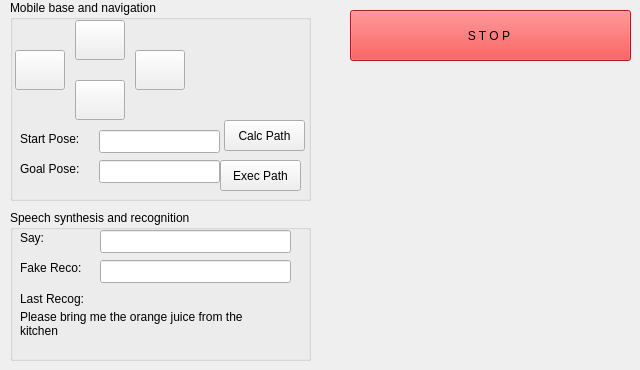
    <widget class="QWidget" name="tabGeneral">
     <attribute name="title">
      <string>General</string>
     </attribute>
     <widget class="QGroupBox" name="gbNavig">
      <property name="geometry">
       <rect>
        <x>10</x>
        <y>0</y>
        <width>301</width>
        <height>201</height>
       </rect>
      </property>
      <property name="styleSheet">
       <string notr="true"/>
      </property>
      <property name="title">
       <string>Mobile base and navigation</string>
      </property>
      <widget class="QPushButton" name="navBtnExecPath">
       <property name="geometry">
        <rect>
         <x>210</x>
         <y>160</y>
         <width>81</width>
         <height>31</height>
        </rect>
       </property>
       <property name="text">
        <string>Exec Path</string>
       </property>
      </widget>
      <widget class="QLineEdit" name="navTxtStartPose">
       <property name="geometry">
        <rect>
         <x>89</x>
         <y>130</y>
         <width>121</width>
         <height>23</height>
        </rect>
       </property>
      </widget>
      <widget class="QLineEdit" name="navTxtGoalPose">
       <property name="geometry">
        <rect>
         <x>89</x>
         <y>160</y>
         <width>121</width>
         <height>23</height>
        </rect>
       </property>
      </widget>
      <widget class="QLabel" name="navLblStartPose">
       <property name="geometry">
        <rect>
         <x>10</x>
         <y>130</y>
         <width>81</width>
         <height>17</height>
        </rect>
       </property>
       <property name="text">
        <string>Start Pose:</string>
       </property>
      </widget>
      <widget class="QPushButton" name="navBtnCalcPath">
       <property name="geometry">
        <rect>
         <x>214</x>
         <y>120</y>
         <width>81</width>
         <height>31</height>
        </rect>
       </property>
       <property name="text">
        <string>Calc Path</string>
       </property>
      </widget>
      <widget class="QLabel" name="navLblGoalPose">
       <property name="geometry">
        <rect>
         <x>10</x>
         <y>160</y>
         <width>81</width>
         <height>17</height>
        </rect>
       </property>
       <property name="text">
        <string>Goal Pose:</string>
       </property>
      </widget>
      <widget class="QPushButton" name="btnTurnRight">
       <property name="geometry">
        <rect>
         <x>125</x>
         <y>50</y>
         <width>50</width>
         <height>40</height>
        </rect>
       </property>
       <property name="text">
        <string/>
       </property>
       <property name="iconSize">
        <size>
         <width>32</width>
         <height>32</height>
        </size>
       </property>
      </widget>
      <widget class="QPushButton" name="btnFwd">
       <property name="geometry">
        <rect>
         <x>65</x>
         <y>20</y>
         <width>50</width>
         <height>40</height>
        </rect>
       </property>
       <property name="text">
        <string/>
       </property>
       <property name="iconSize">
        <size>
         <width>32</width>
         <height>32</height>
        </size>
       </property>
      </widget>
      <widget class="QPushButton" name="btnTurnLeft">
       <property name="geometry">
        <rect>
         <x>5</x>
         <y>50</y>
         <width>50</width>
         <height>40</height>
        </rect>
       </property>
       <property name="text">
        <string/>
       </property>
       <property name="iconSize">
        <size>
         <width>32</width>
         <height>32</height>
        </size>
       </property>
      </widget>
      <widget class="QPushButton" name="btnBwd">
       <property name="geometry">
        <rect>
         <x>65</x>
         <y>80</y>
         <width>50</width>
         <height>40</height>
        </rect>
       </property>
       <property name="text">
        <string/>
       </property>
       <property name="iconSize">
        <size>
         <width>32</width>
         <height>32</height>
        </size>
       </property>
      </widget>
     </widget>
     <widget class="QGroupBox" name="gbSpeech">
      <property name="geometry">
       <rect>
        <x>10</x>
        <y>210</y>
        <width>301</width>
        <height>151</height>
       </rect>
      </property>
      <property name="title">
       <string>Speech synthesis and recognition</string>
      </property>
      <widget class="QLineEdit" name="spgTxtSay">
       <property name="geometry">
        <rect>
         <x>90</x>
         <y>20</y>
         <width>191</width>
         <height>23</height>
        </rect>
       </property>
      </widget>
      <widget class="QLabel" name="spgLabel">
       <property name="geometry">
        <rect>
         <x>10</x>
         <y>20</y>
         <width>31</width>
         <height>16</height>
        </rect>
       </property>
       <property name="text">
        <string>Say:</string>
       </property>
      </widget>
      <widget class="QLabel" name="sprLabel">
       <property name="geometry">
        <rect>
         <x>10</x>
         <y>50</y>
         <width>71</width>
         <height>16</height>
        </rect>
       </property>
       <property name="text">
        <string>Fake Reco:</string>
       </property>
      </widget>
      <widget class="QLineEdit" name="sprTxtFakeRecog">
       <property name="geometry">
        <rect>
         <x>90</x>
         <y>50</y>
         <width>191</width>
         <height>23</height>
        </rect>
       </property>
      </widget>
      <widget class="QLabel" name="laLblAngles6_5">
       <property name="geometry">
        <rect>
         <x>10</x>
         <y>80</y>
         <width>81</width>
         <height>17</height>
        </rect>
       </property>
       <property name="text">
        <string>Last Recog:</string>
       </property>
      </widget>
      <widget class="QLabel" name="sprLblLastRecog">
       <property name="geometry">
        <rect>
         <x>10</x>
         <y>100</y>
         <width>261</width>
         <height>61</height>
        </rect>
       </property>
       <property name="text">
        <string>Please bring me the orange juice from the kitchen</string>
       </property>
       <property name="alignment">
        <set>Qt::AlignLeading|Qt::AlignLeft|Qt::AlignTop</set>
       </property>
       <property name="wordWrap">
        <bool>true</bool>
       </property>
      </widget>
     </widget>
     <widget class="QPushButton" name="btnStop">
      <property name="geometry">
       <rect>
        <x>350</x>
        <y>10</y>
        <width>281</width>
        <height>51</height>
       </rect>
      </property>
      <property name="palette">
       <palette>
        <active>
         <colorrole role="WindowText">
          <brush brushstyle="SolidPattern">
           <color alpha="255">
            <red>0</red>
            <green>0</green>
            <blue>0</blue>
           </color>
          </brush>
         </colorrole>
         <colorrole role="Button">
          <brush brushstyle="SolidPattern">
           <color alpha="255">
            <red>239</red>
            <green>41</green>
            <blue>41</blue>
           </color>
          </brush>
         </colorrole>
         <colorrole role="Light">
          <brush brushstyle="SolidPattern">
           <color alpha="255">
            <red>255</red>
            <green>147</green>
            <blue>147</blue>
           </color>
          </brush>
         </colorrole>
         <colorrole role="Midlight">
          <brush brushstyle="SolidPattern">
           <color alpha="255">
            <red>247</red>
            <green>94</green>
            <blue>94</blue>
           </color>
          </brush>
         </colorrole>
         <colorrole role="Dark">
          <brush brushstyle="SolidPattern">
           <color alpha="255">
            <red>119</red>
            <green>20</green>
            <blue>20</blue>
           </color>
          </brush>
         </colorrole>
         <colorrole role="Mid">
          <brush brushstyle="SolidPattern">
           <color alpha="255">
            <red>159</red>
            <green>27</green>
            <blue>27</blue>
           </color>
          </brush>
         </colorrole>
         <colorrole role="Text">
          <brush brushstyle="SolidPattern">
           <color alpha="255">
            <red>0</red>
            <green>0</green>
            <blue>0</blue>
           </color>
          </brush>
         </colorrole>
         <colorrole role="BrightText">
          <brush brushstyle="SolidPattern">
           <color alpha="255">
            <red>255</red>
            <green>255</green>
            <blue>255</blue>
           </color>
          </brush>
         </colorrole>
         <colorrole role="ButtonText">
          <brush brushstyle="SolidPattern">
           <color alpha="255">
            <red>0</red>
            <green>0</green>
            <blue>0</blue>
           </color>
          </brush>
         </colorrole>
         <colorrole role="Base">
          <brush brushstyle="SolidPattern">
           <color alpha="255">
            <red>255</red>
            <green>255</green>
            <blue>255</blue>
           </color>
          </brush>
         </colorrole>
         <colorrole role="Window">
          <brush brushstyle="SolidPattern">
           <color alpha="255">
            <red>239</red>
            <green>41</green>
            <blue>41</blue>
           </color>
          </brush>
         </colorrole>
         <colorrole role="Shadow">
          <brush brushstyle="SolidPattern">
           <color alpha="255">
            <red>0</red>
            <green>0</green>
            <blue>0</blue>
           </color>
          </brush>
         </colorrole>
         <colorrole role="AlternateBase">
          <brush brushstyle="SolidPattern">
           <color alpha="255">
            <red>247</red>
            <green>148</green>
            <blue>148</blue>
           </color>
          </brush>
         </colorrole>
         <colorrole role="ToolTipBase">
          <brush brushstyle="SolidPattern">
           <color alpha="255">
            <red>255</red>
            <green>255</green>
            <blue>220</blue>
           </color>
          </brush>
         </colorrole>
         <colorrole role="ToolTipText">
          <brush brushstyle="SolidPattern">
           <color alpha="255">
            <red>0</red>
            <green>0</green>
            <blue>0</blue>
           </color>
          </brush>
         </colorrole>
         <colorrole role="PlaceholderText">
          <brush brushstyle="NoBrush">
           <color alpha="128">
            <red>0</red>
            <green>0</green>
            <blue>0</blue>
           </color>
          </brush>
         </colorrole>
        </active>
        <inactive>
         <colorrole role="WindowText">
          <brush brushstyle="SolidPattern">
           <color alpha="255">
            <red>0</red>
            <green>0</green>
            <blue>0</blue>
           </color>
          </brush>
         </colorrole>
         <colorrole role="Button">
          <brush brushstyle="SolidPattern">
           <color alpha="255">
            <red>239</red>
            <green>41</green>
            <blue>41</blue>
           </color>
          </brush>
         </colorrole>
         <colorrole role="Light">
          <brush brushstyle="SolidPattern">
           <color alpha="255">
            <red>255</red>
            <green>147</green>
            <blue>147</blue>
           </color>
          </brush>
         </colorrole>
         <colorrole role="Midlight">
          <brush brushstyle="SolidPattern">
           <color alpha="255">
            <red>247</red>
            <green>94</green>
            <blue>94</blue>
           </color>
          </brush>
         </colorrole>
         <colorrole role="Dark">
          <brush brushstyle="SolidPattern">
           <color alpha="255">
            <red>119</red>
            <green>20</green>
            <blue>20</blue>
           </color>
          </brush>
         </colorrole>
         <colorrole role="Mid">
          <brush brushstyle="SolidPattern">
           <color alpha="255">
            <red>159</red>
            <green>27</green>
            <blue>27</blue>
           </color>
          </brush>
         </colorrole>
         <colorrole role="Text">
          <brush brushstyle="SolidPattern">
           <color alpha="255">
            <red>0</red>
            <green>0</green>
            <blue>0</blue>
           </color>
          </brush>
         </colorrole>
         <colorrole role="BrightText">
          <brush brushstyle="SolidPattern">
           <color alpha="255">
            <red>255</red>
            <green>255</green>
            <blue>255</blue>
           </color>
          </brush>
         </colorrole>
         <colorrole role="ButtonText">
          <brush brushstyle="SolidPattern">
           <color alpha="255">
            <red>0</red>
            <green>0</green>
            <blue>0</blue>
           </color>
          </brush>
         </colorrole>
         <colorrole role="Base">
          <brush brushstyle="SolidPattern">
           <color alpha="255">
            <red>255</red>
            <green>255</green>
            <blue>255</blue>
           </color>
          </brush>
         </colorrole>
         <colorrole role="Window">
          <brush brushstyle="SolidPattern">
           <color alpha="255">
            <red>239</red>
            <green>41</green>
            <blue>41</blue>
           </color>
          </brush>
         </colorrole>
         <colorrole role="Shadow">
          <brush brushstyle="SolidPattern">
           <color alpha="255">
            <red>0</red>
            <green>0</green>
            <blue>0</blue>
           </color>
          </brush>
         </colorrole>
         <colorrole role="AlternateBase">
          <brush brushstyle="SolidPattern">
           <color alpha="255">
            <red>247</red>
            <green>148</green>
            <blue>148</blue>
           </color>
          </brush>
         </colorrole>
         <colorrole role="ToolTipBase">
          <brush brushstyle="SolidPattern">
           <color alpha="255">
            <red>255</red>
            <green>255</green>
            <blue>220</blue>
           </color>
          </brush>
         </colorrole>
         <colorrole role="ToolTipText">
          <brush brushstyle="SolidPattern">
           <color alpha="255">
            <red>0</red>
            <green>0</green>
            <blue>0</blue>
           </color>
          </brush>
         </colorrole>
         <colorrole role="PlaceholderText">
          <brush brushstyle="NoBrush">
           <color alpha="128">
            <red>0</red>
            <green>0</green>
            <blue>0</blue>
           </color>
          </brush>
         </colorrole>
        </inactive>
        <disabled>
         <colorrole role="WindowText">
          <brush brushstyle="SolidPattern">
           <color alpha="255">
            <red>119</red>
            <green>20</green>
            <blue>20</blue>
           </color>
          </brush>
         </colorrole>
         <colorrole role="Button">
          <brush brushstyle="SolidPattern">
           <color alpha="255">
            <red>239</red>
            <green>41</green>
            <blue>41</blue>
           </color>
          </brush>
         </colorrole>
         <colorrole role="Light">
          <brush brushstyle="SolidPattern">
           <color alpha="255">
            <red>255</red>
            <green>147</green>
            <blue>147</blue>
           </color>
          </brush>
         </colorrole>
         <colorrole role="Midlight">
          <brush brushstyle="SolidPattern">
           <color alpha="255">
            <red>247</red>
            <green>94</green>
            <blue>94</blue>
           </color>
          </brush>
         </colorrole>
         <colorrole role="Dark">
          <brush brushstyle="SolidPattern">
           <color alpha="255">
            <red>119</red>
            <green>20</green>
            <blue>20</blue>
           </color>
          </brush>
         </colorrole>
         <colorrole role="Mid">
          <brush brushstyle="SolidPattern">
           <color alpha="255">
            <red>159</red>
            <green>27</green>
            <blue>27</blue>
           </color>
          </brush>
         </colorrole>
         <colorrole role="Text">
          <brush brushstyle="SolidPattern">
           <color alpha="255">
            <red>119</red>
            <green>20</green>
            <blue>20</blue>
           </color>
          </brush>
         </colorrole>
         <colorrole role="BrightText">
          <brush brushstyle="SolidPattern">
           <color alpha="255">
            <red>255</red>
            <green>255</green>
            <blue>255</blue>
           </color>
          </brush>
         </colorrole>
         <colorrole role="ButtonText">
          <brush brushstyle="SolidPattern">
           <color alpha="255">
            <red>119</red>
            <green>20</green>
            <blue>20</blue>
           </color>
          </brush>
         </colorrole>
         <colorrole role="Base">
          <brush brushstyle="SolidPattern">
           <color alpha="255">
            <red>239</red>
            <green>41</green>
            <blue>41</blue>
           </color>
          </brush>
         </colorrole>
         <colorrole role="Window">
          <brush brushstyle="SolidPattern">
           <color alpha="255">
            <red>239</red>
            <green>41</green>
            <blue>41</blue>
           </color>
          </brush>
         </colorrole>
         <colorrole role="Shadow">
          <brush brushstyle="SolidPattern">
           <color alpha="255">
            <red>0</red>
            <green>0</green>
            <blue>0</blue>
           </color>
          </brush>
         </colorrole>
         <colorrole role="AlternateBase">
          <brush brushstyle="SolidPattern">
           <color alpha="255">
            <red>239</red>
            <green>41</green>
            <blue>41</blue>
           </color>
          </brush>
         </colorrole>
         <colorrole role="ToolTipBase">
          <brush brushstyle="SolidPattern">
           <color alpha="255">
            <red>255</red>
            <green>255</green>
            <blue>220</blue>
           </color>
          </brush>
         </colorrole>
         <colorrole role="ToolTipText">
          <brush brushstyle="SolidPattern">
           <color alpha="255">
            <red>0</red>
            <green>0</green>
            <blue>0</blue>
           </color>
          </brush>
         </colorrole>
         <colorrole role="PlaceholderText">
          <brush brushstyle="NoBrush">
           <color alpha="128">
            <red>0</red>
            <green>0</green>
            <blue>0</blue>
           </color>
          </brush>
         </colorrole>
        </disabled>
       </palette>
      </property>
      <property name="text">
       <string>S T O P </string>
      </property>
     </widget>
    </widget>
